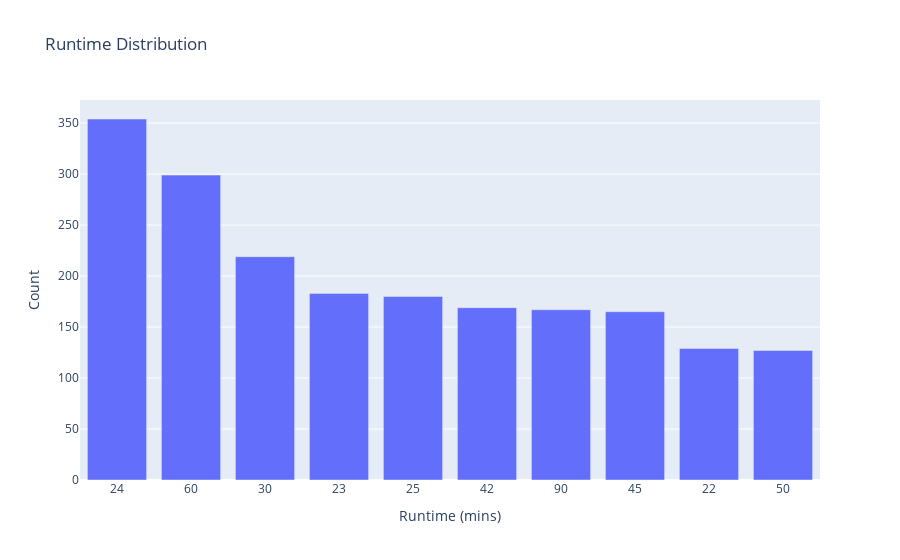

Here is the notebook cell this chart was saved with:
### Code cell
fig = px.bar(data_frame = df['RunTime'].value_counts().reset_index().head(10),
             x = 'index', y = 'RunTime',
             title = 'Runtime Distribution')

fig.update_yaxes(title = 'Count')

fig.update_xaxes(type ='category',
                 title = 'Runtime (mins)')

fig.show()

### Figure 1 — Plotly figure (JSON) as saved in the notebook; plotly's stock layout.template omitted (floating-point values rounded to 4 significant figures)
{"data": [{"alignmentgroup": "True", "hovertemplate": "index=%{x}<br>RunTime=%{y}<extra></extra>", "legendgroup": "", "marker": {"color": "#636efa", "pattern": {"shape": ""}}, "name": "", "offsetgroup": "", "orientation": "v", "showlegend": false, "textposition": "auto", "type": "bar", "x": [24, 60, 30, 23, 25, 42, 90, 45, 22, 50], "xaxis": "x", "y": [354, 299, 219, 183, 180, 169, 167, 165, 129, 127], "yaxis": "y"}], "layout": {"barmode": "relative", "legend": {"tracegroupgap": 0}, "title": {"text": "Runtime Distribution"}, "xaxis": {"anchor": "y", "domain": [0, 1], "title": {"text": "Runtime (mins)"}, "type": "category"}, "yaxis": {"anchor": "x", "domain": [0, 1], "title": {"text": "Count"}}}}
